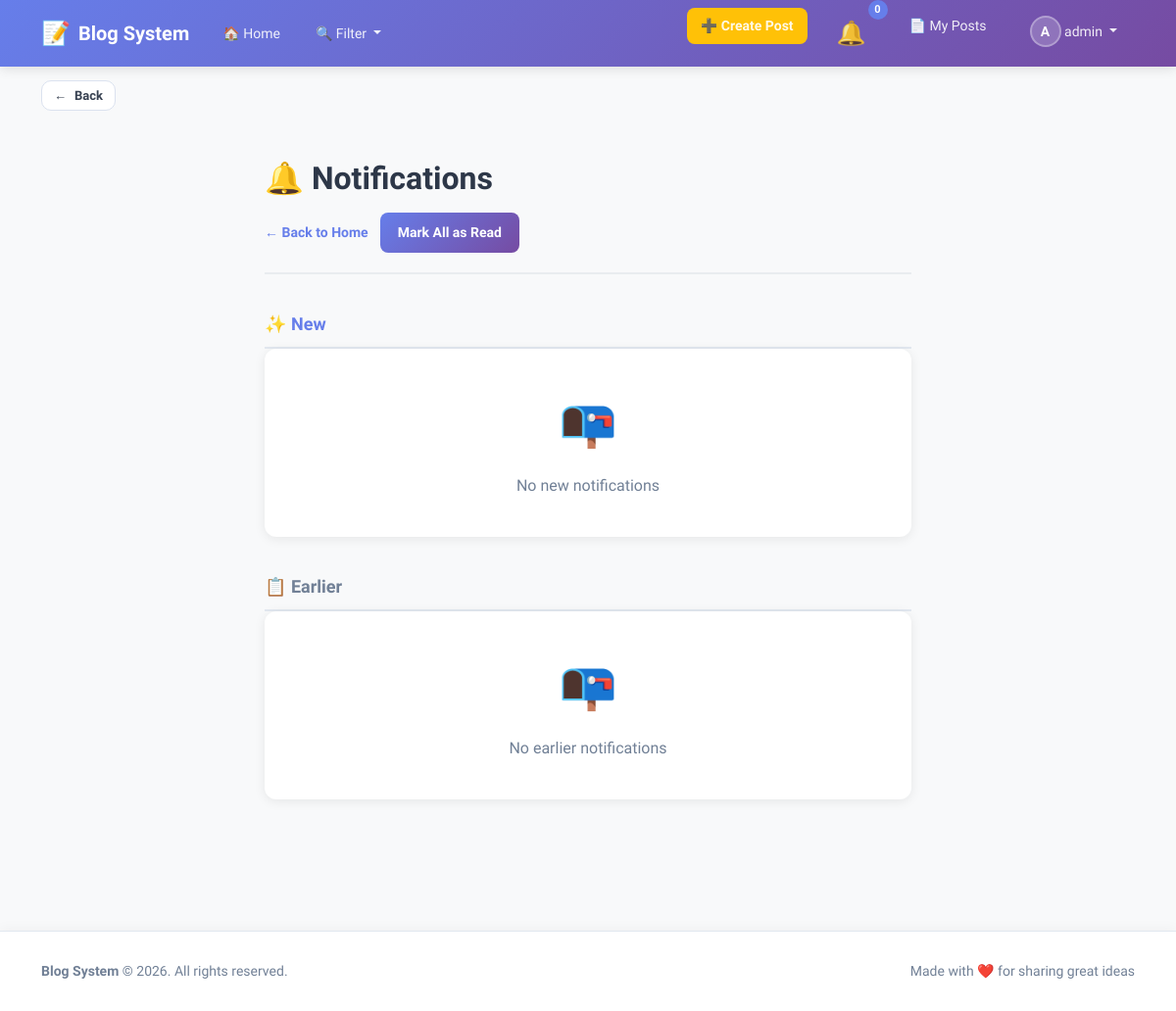
The app's page /notifications/ (signed in), older data.
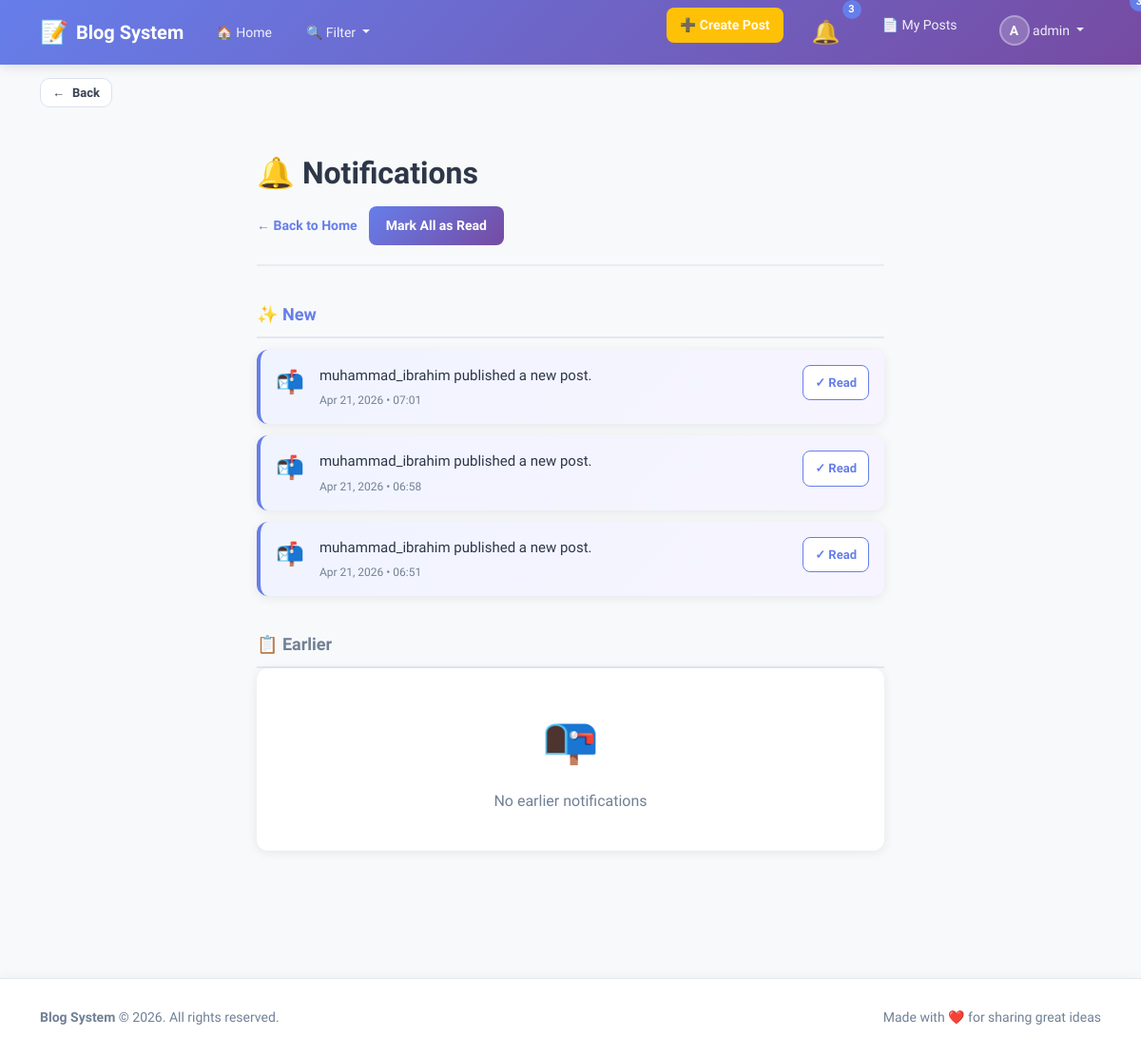
The same page, newer data.
### blog/models.py (models this page shows, shortened)
class CustomUser(AbstractUser):
    email = models.EmailField(unique=True)

class Notification(models.Model):
    user = models.ForeignKey(settings.AUTH_USER_MODEL, on_delete=models.CASCADE)
    post = models.ForeignKey(Post, on_delete=models.CASCADE, related_name='notifications')
    message = models.TextField()
    is_read = models.BooleanField(default=False)
    created_at = models.DateTimeField(auto_now_add=True)
    sender = models.ForeignKey(CustomUser, on_delete=models.CASCADE, related_name='notifications_sent')

### blog/views.py (the view)
# urls.py: path('notifications/',notifications_list_view, name='notifications_list'),
@login_required
def notifications_list_view(request):
    new_notifications = Notification.objects.filter(user=request.user, is_read=False).order_by("-created_at")
    old_notifications = Notification.objects.filter(user=request.user, is_read=True).order_by("-created_at")
    return render(request, "notifications/list.html", {"new_notifications": new_notifications, "old_notifications": old_notifications,})

### blog/context_processors.py (called while the page is built)
def notifications_badge(request):
    if request.user.is_authenticated:
        unread_count = Notification.objects.filter(user=request.user, is_read=False).count()
    else:
        unread_count = 0
    return {"unread_notifications_count": unread_count}

def navbar_context(request):
    all_categories = Category.objects.all().order_by("name")
    selected_category_ids = []
    if request.GET:
        selected_category_ids = [int(id) for id in request.GET.getlist("categories") if id and id != "all"]
    return {
        "all_categories": all_categories,
        "selected_category_ids": selected_category_ids,
    }

### templates/notifications/list.html (shortened to what this page needs)
{% extends "base.html" %}
{% block content %}
<link rel="stylesheet" href="https://cdn.jsdelivr.net/npm/bootstrap@5.3.0/dist/css/bootstrap.min.css">
<div class="notifications-container">
    <div class="page-header">
        <h1>🔔 Notifications</h1>
        <div class="header-actions">
            <a href="{% url 'blog:home' %}" class="btn-back">← Back to Home</a>
            <form method="post" action="{% url 'blog:mark_all_read' %}" style="margin: 0;">
                <button type="submit" class="btn-mark-all">Mark All as Read</button>
            </form>
        </div>
    </div>
    <div class="section-divider">
        <h2 class="section-title new">
            <span>✨ New</span>
            {% if new_notifications %}
                <span class="notification-badge">{{ new_notifications|length }}</span>
            {% endif %}
        </h2>
        {% if new_notifications %}
            {% for n in new_notifications %}
                <div class="notification-item new">
                    <div class="notification-icon">📬</div>
                    <div class="notification-content">
                        <p class="notification-message">{{ n.message }}</p>
                        <div class="notification-time">{{ n.created_at|date:"M d, Y • H:i" }}</div>
                    </div>
                    <div class="notification-actions">
                        <form method="post" action="{% url 'blog:mark_read' n.id %}" style="margin: 0;">
                            <button type="submit" class="btn-mark-read">
                                ✓ Read
                            </button>
                        </form>
                    </div>
                </div>
            {% endfor %}
        {% else %}
            <div class="empty-state">
                <div class="empty-state-icon">📭</div>
                <p class="empty-state-text">No new notifications</p>
            </div>
        {% endif %}
    </div>
    <div class="section-divider">
        <h2 class="section-title old">
            <span>📋 Earlier</span>
        </h2>
        {% if old_notifications %}
            {% for n in old_notifications %}
                <div class="notification-item old">
                    <div class="notification-icon">📪</div>
                    <div class="notification-content">
                        <p class="notification-message">{{ n.message }}</p>
                        <div class="notification-time">{{ n.created_at|date:"M d, Y • H:i" }}</div>
                    </div>
                </div>
            {% endfor %}
        {% else %}
            <div class="empty-state">
                <div class="empty-state-icon">📭</div>
                <p class="empty-state-text">No earlier notifications</p>
            </div>
        {% endif %}
    </div>
</div>
{% endblock %}

### templates/base.html (shortened to what this page needs)
<!DOCTYPE html>
<html lang="en">
<head>
	<link rel="stylesheet" href="https://cdn.jsdelivr.net/npm/bootstrap@5.3.0/dist/css/bootstrap.min.css">
</head>
<body data-authenticated="{{ request.user.is_authenticated|yesno:'1,0' }}">
	{% include "includes/navbar.html" %}
	<div class="global-back-wrap">
		<button id="global-back-btn" class="global-back-btn" type="button" aria-label="Go back" hidden>
			<span aria-hidden="true">&larr;</span>
			<span>Back</span>
		</button>
	</div>
	<main>
		{% block content %}{% endblock %}
	</main>
	<footer>
		<div class="container">
			<div class="row">
				<div class="col-md-6">
					<p><strong>Blog System</strong> © 2026. All rights reserved.</p>
				</div>
				<div class="col-md-6 text-md-end">
					<p>Made with ❤️ for sharing great ideas</p>
				</div>
			</div>
		</div>
	</footer>
</body>
</html>

### templates/includes/navbar.html (shortened to what this page needs)
<nav class="navbar navbar-expand-lg navbar-light">
    <div class="container">
        <a class="navbar-brand" href="{% url 'blog:home' %}">
            <span class="brand-icon">📝</span>
            <strong>Blog System</strong>
        </a>
        <div class="collapse navbar-collapse" id="navbarContent">
            <ul class="navbar-nav me-auto">
                <li class="nav-item">
                    <a class="nav-link" href="{% url 'blog:home' %}">
                        🏠 Home
                    </a>
                </li>
                <li class="nav-item dropdown">
                    <a class="nav-link dropdown-toggle filter-toggle" href="#" id="filterDropdown" role="button" data-bs-toggle="dropdown" aria-expanded="false">
                        🔍 Filter
                    </a>
                </li>
            </ul>
            <ul class="navbar-nav ms-auto">
                {% if user.is_authenticated %}
                    <li class="nav-item me-2">
                        <a class="nav-link btn-create-post" href="{% url 'blog:create_post' %}">
                            ➕ Create Post
                        </a>
                    </li>
                    <li class="nav-item me-2">
                        <a class="nav-link notifications-link" href="{% url 'blog:notifications_list' %}">
                            <span class="notification-icon">🔔</span>
                            <span class="notification-badge" id="notif-count">{{ unread_notifications_count }}</span>
                        </a>
                    </li>
                    <li class="nav-item me-2">
                        <a class="nav-link" href="{% url 'blog:my_posts' %}">
                            📄 My Posts
                        </a>
                    </li>
                    <li class="nav-item dropdown">
                        <a class="nav-link dropdown-toggle user-dropdown" href="#" id="userDropdown" role="button" data-bs-toggle="dropdown" aria-expanded="false">
                            <span class="user-avatar">{{ user.username|first|upper }}</span>
                            {{ user.username }}
                        </a>
                    </li>
                {% endif %}
            </ul>
        </div>
    </div>
</nav>

### templates/base.html (style rules this page uses)
:root { --primary-color: #667eea; --secondary-color: #764ba2; --light-bg: #f8f9fa; --card-shadow: 0 2px 12px rgba(0, 0, 0, 0.08); --hover-shadow: 0 8px 24px rgba(0, 0, 0, 0.12); }
* { font-family: 'Segoe UI', Tahoma, Geneva, Verdana, sans-serif; }
html, body { height: 100%; }
body { background-color: var(--light-bg); color: #2d3748; }
main { min-height: calc(100vh - 80px); padding: 30px 0; }
footer { background: white; border-top: 1px solid #e2e8f0; padding: 30px 0; margin-top: 60px; box-shadow: 0 -2px 12px rgba(0, 0, 0, 0.04); }
footer p { margin: 0; color: #718096; font-size: 14px; }
.global-back-wrap { max-width: 1140px; margin: 14px auto 0; padding: 0 12px; }
.global-back-btn { display: inline-flex; align-items: center; gap: 8px; padding: 8px 12px; border-radius: 10px; border: 1px solid #dbe2ef; background: #ffffff; color: #374151; font-weight: 600; font-size: 13px; line-height: 1; cursor: pointer; transition: all 0.2s ease; }

### templates/includes/navbar.html (style rules this page uses)
.navbar { background: linear-gradient(135deg, #667eea 0%, #764ba2 100%); box-shadow: 0 2px 12px rgba(0, 0, 0, 0.12); padding: 12px 0; }
.navbar-brand { font-size: 20px; font-weight: 700; color: white !important; display: flex; align-items: center; gap: 8px; transition: all 0.3s ease; }
.brand-icon { font-size: 24px; }
.navbar-nav .nav-link { color: rgba(255, 255, 255, 0.9) !important; font-weight: 500; font-size: 14px; transition: all 0.3s ease; padding: 8px 14px !important; border-radius: 8px; margin: 0 4px; }
.btn-create-post { background-color: #ffc107 !important; color: #2d3748 !important; font-weight: 600 !important; border-radius: 8px !important; padding: 10px 16px !important; transition: all 0.3s ease; }
.notifications-link { position: relative; display: flex; align-items: center; gap: 6px; }
.notification-icon { font-size: 18px; }
.notification-badge { display: inline-flex; align-items: center; justify-content: center; background-color: #ff6b6b; color: white; border-radius: 50%; width: 20px; height: 20px; font-size: 11px; font-weight: 700; position: absolute; top: -8px; right: -8px; }
.user-dropdown { display: flex; align-items: center; gap: 10px !important; }
.user-avatar { display: inline-flex; align-items: center; justify-content: center; width: 32px; height: 32px; background-color: rgba(255, 255, 255, 0.2); border-radius: 50%; font-weight: 700; font-size: 14px; color: white; border: 2px solid rgba(255, 255, 255, 0.3); }
.filter-toggle { position: relative; }
.filter-toggle::after { content: ''; display: inline-block; margin-left: 6px; vertical-align: 0.255em; border-top: 0.3em solid; border-right: 0.3em solid transparent; border-bottom: 0; border-left: 0.3em solid transparent; transition: transform 0.2s ease; }

Row changes from the older to the newer data that the page shows:
added Notification: message "muhammad_ibrahim published a new post.", created_at "Apr 21, 2026 • 07:01"
added Notification: message "muhammad_ibrahim published a new post.", created_at "Apr 21, 2026 • 06:58"
added Notification: message "muhammad_ibrahim published a new post.", created_at "Apr 21, 2026 • 06:51"
Text that changed along with them:
{{ unread_notifications_count }}: "0" → "3"
text no longer shown: "📭 No new notifications"
